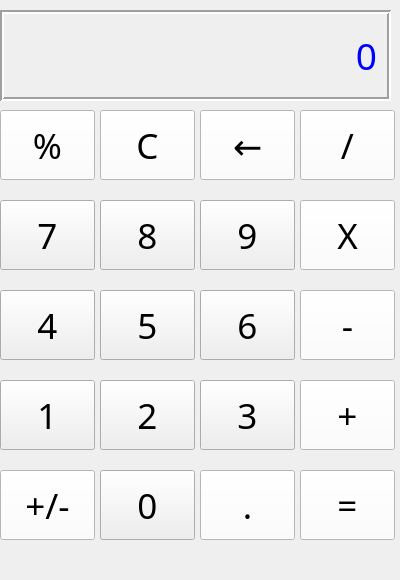
<?xml version="1.0" encoding="UTF-8"?>
<ui version="4.0">
 <class>MainWindow</class>
 <widget class="QMainWindow" name="MainWindow">
  <property name="geometry">
   <rect>
    <x>0</x>
    <y>0</y>
    <width>400</width>
    <height>580</height>
   </rect>
  </property>
  <property name="minimumSize">
   <size>
    <width>400</width>
    <height>580</height>
   </size>
  </property>
  <property name="maximumSize">
   <size>
    <width>400</width>
    <height>600</height>
   </size>
  </property>
  <property name="font">
   <font>
    <weight>50</weight>
    <bold>false</bold>
   </font>
  </property>
  <property name="windowTitle">
   <string>Hesap Makinesi</string>
  </property>
  <widget class="QWidget" name="centralwidget">
   <widget class="QLabel" name="sonuc">
    <property name="geometry">
     <rect>
      <x>0</x>
      <y>10</y>
      <width>391</width>
      <height>91</height>
     </rect>
    </property>
    <property name="font">
     <font>
      <family>MV Boli</family>
      <pointsize>28</pointsize>
      <weight>50</weight>
      <bold>false</bold>
     </font>
    </property>
    <property name="styleSheet">
     <string notr="true">color: rgb(0, 0, 255);</string>
    </property>
    <property name="frameShape">
     <enum>QFrame::Box</enum>
    </property>
    <property name="frameShadow">
     <enum>QFrame::Sunken</enum>
    </property>
    <property name="lineWidth">
     <number>2</number>
    </property>
    <property name="text">
     <string>0</string>
    </property>
    <property name="alignment">
     <set>Qt::AlignRight|Qt::AlignTrailing|Qt::AlignVCenter</set>
    </property>
    <property name="margin">
     <number>10</number>
    </property>
   </widget>
   <widget class="QPushButton" name="yuzde">
    <property name="geometry">
     <rect>
      <x>0</x>
      <y>110</y>
      <width>95</width>
      <height>70</height>
     </rect>
    </property>
    <property name="minimumSize">
     <size>
      <width>95</width>
      <height>70</height>
     </size>
    </property>
    <property name="maximumSize">
     <size>
      <width>95</width>
      <height>70</height>
     </size>
    </property>
    <property name="font">
     <font>
      <family>MV Boli</family>
      <pointsize>26</pointsize>
     </font>
    </property>
    <property name="styleSheet">
     <string notr="true">background-color: rgb(255, 255, 255);</string>
    </property>
    <property name="text">
     <string>%</string>
    </property>
   </widget>
   <widget class="QPushButton" name="silme">
    <property name="geometry">
     <rect>
      <x>100</x>
      <y>110</y>
      <width>95</width>
      <height>70</height>
     </rect>
    </property>
    <property name="minimumSize">
     <size>
      <width>95</width>
      <height>70</height>
     </size>
    </property>
    <property name="maximumSize">
     <size>
      <width>95</width>
      <height>70</height>
     </size>
    </property>
    <property name="font">
     <font>
      <family>MV Boli</family>
      <pointsize>26</pointsize>
     </font>
    </property>
    <property name="styleSheet">
     <string notr="true">background-color: rgb(255, 255, 255);</string>
    </property>
    <property name="text">
     <string>C</string>
    </property>
   </widget>
   <widget class="QPushButton" name="geri">
    <property name="geometry">
     <rect>
      <x>200</x>
      <y>110</y>
      <width>95</width>
      <height>70</height>
     </rect>
    </property>
    <property name="minimumSize">
     <size>
      <width>95</width>
      <height>70</height>
     </size>
    </property>
    <property name="maximumSize">
     <size>
      <width>95</width>
      <height>70</height>
     </size>
    </property>
    <property name="font">
     <font>
      <family>MV Boli</family>
      <pointsize>26</pointsize>
     </font>
    </property>
    <property name="styleSheet">
     <string notr="true">background-color: rgb(255, 255, 255);</string>
    </property>
    <property name="text">
     <string>←</string>
    </property>
   </widget>
   <widget class="QPushButton" name="bolme">
    <property name="geometry">
     <rect>
      <x>300</x>
      <y>110</y>
      <width>95</width>
      <height>70</height>
     </rect>
    </property>
    <property name="minimumSize">
     <size>
      <width>95</width>
      <height>70</height>
     </size>
    </property>
    <property name="maximumSize">
     <size>
      <width>95</width>
      <height>70</height>
     </size>
    </property>
    <property name="font">
     <font>
      <family>MV Boli</family>
      <pointsize>26</pointsize>
     </font>
    </property>
    <property name="styleSheet">
     <string notr="true">background-color: rgb(255, 255, 255);</string>
    </property>
    <property name="text">
     <string>/</string>
    </property>
   </widget>
   <widget class="QPushButton" name="bir">
    <property name="geometry">
     <rect>
      <x>0</x>
      <y>380</y>
      <width>95</width>
      <height>70</height>
     </rect>
    </property>
    <property name="minimumSize">
     <size>
      <width>95</width>
      <height>70</height>
     </size>
    </property>
    <property name="maximumSize">
     <size>
      <width>95</width>
      <height>70</height>
     </size>
    </property>
    <property name="font">
     <font>
      <family>MV Boli</family>
      <pointsize>26</pointsize>
     </font>
    </property>
    <property name="text">
     <string>1</string>
    </property>
   </widget>
   <widget class="QPushButton" name="dort">
    <property name="geometry">
     <rect>
      <x>0</x>
      <y>290</y>
      <width>95</width>
      <height>70</height>
     </rect>
    </property>
    <property name="minimumSize">
     <size>
      <width>95</width>
      <height>70</height>
     </size>
    </property>
    <property name="maximumSize">
     <size>
      <width>95</width>
      <height>70</height>
     </size>
    </property>
    <property name="font">
     <font>
      <family>MV Boli</family>
      <pointsize>26</pointsize>
     </font>
    </property>
    <property name="text">
     <string>4</string>
    </property>
   </widget>
   <widget class="QPushButton" name="yedi">
    <property name="geometry">
     <rect>
      <x>0</x>
      <y>200</y>
      <width>95</width>
      <height>70</height>
     </rect>
    </property>
    <property name="minimumSize">
     <size>
      <width>95</width>
      <height>70</height>
     </size>
    </property>
    <property name="maximumSize">
     <size>
      <width>95</width>
      <height>70</height>
     </size>
    </property>
    <property name="font">
     <font>
      <family>MV Boli</family>
      <pointsize>26</pointsize>
     </font>
    </property>
    <property name="text">
     <string>7</string>
    </property>
   </widget>
   <widget class="QPushButton" name="isaret">
    <property name="geometry">
     <rect>
      <x>0</x>
      <y>470</y>
      <width>95</width>
      <height>70</height>
     </rect>
    </property>
    <property name="minimumSize">
     <size>
      <width>95</width>
      <height>70</height>
     </size>
    </property>
    <property name="maximumSize">
     <size>
      <width>95</width>
      <height>70</height>
     </size>
    </property>
    <property name="font">
     <font>
      <family>MV Boli</family>
      <pointsize>26</pointsize>
     </font>
    </property>
    <property name="styleSheet">
     <string notr="true">background-color: rgb(255, 255, 255);</string>
    </property>
    <property name="text">
     <string>+/-</string>
    </property>
   </widget>
   <widget class="QPushButton" name="iki">
    <property name="geometry">
     <rect>
      <x>100</x>
      <y>380</y>
      <width>95</width>
      <height>70</height>
     </rect>
    </property>
    <property name="minimumSize">
     <size>
      <width>95</width>
      <height>70</height>
     </size>
    </property>
    <property name="maximumSize">
     <size>
      <width>95</width>
      <height>70</height>
     </size>
    </property>
    <property name="font">
     <font>
      <family>MV Boli</family>
      <pointsize>26</pointsize>
     </font>
    </property>
    <property name="text">
     <string>2</string>
    </property>
   </widget>
   <widget class="QPushButton" name="sekiz">
    <property name="geometry">
     <rect>
      <x>100</x>
      <y>200</y>
      <width>95</width>
      <height>70</height>
     </rect>
    </property>
    <property name="minimumSize">
     <size>
      <width>95</width>
      <height>70</height>
     </size>
    </property>
    <property name="maximumSize">
     <size>
      <width>95</width>
      <height>70</height>
     </size>
    </property>
    <property name="font">
     <font>
      <family>MV Boli</family>
      <pointsize>26</pointsize>
     </font>
    </property>
    <property name="text">
     <string>8</string>
    </property>
   </widget>
   <widget class="QPushButton" name="bes">
    <property name="geometry">
     <rect>
      <x>100</x>
      <y>290</y>
      <width>95</width>
      <height>70</height>
     </rect>
    </property>
    <property name="minimumSize">
     <size>
      <width>95</width>
      <height>70</height>
     </size>
    </property>
    <property name="maximumSize">
     <size>
      <width>95</width>
      <height>70</height>
     </size>
    </property>
    <property name="font">
     <font>
      <family>MV Boli</family>
      <pointsize>26</pointsize>
     </font>
    </property>
    <property name="text">
     <string>5</string>
    </property>
   </widget>
   <widget class="QPushButton" name="sifir">
    <property name="geometry">
     <rect>
      <x>100</x>
      <y>470</y>
      <width>95</width>
      <height>70</height>
     </rect>
    </property>
    <property name="minimumSize">
     <size>
      <width>95</width>
      <height>70</height>
     </size>
    </property>
    <property name="maximumSize">
     <size>
      <width>95</width>
      <height>70</height>
     </size>
    </property>
    <property name="font">
     <font>
      <family>MV Boli</family>
      <pointsize>26</pointsize>
     </font>
    </property>
    <property name="text">
     <string>0</string>
    </property>
   </widget>
   <widget class="QPushButton" name="uc">
    <property name="geometry">
     <rect>
      <x>200</x>
      <y>380</y>
      <width>95</width>
      <height>70</height>
     </rect>
    </property>
    <property name="minimumSize">
     <size>
      <width>95</width>
      <height>70</height>
     </size>
    </property>
    <property name="maximumSize">
     <size>
      <width>95</width>
      <height>70</height>
     </size>
    </property>
    <property name="font">
     <font>
      <family>MV Boli</family>
      <pointsize>26</pointsize>
     </font>
    </property>
    <property name="text">
     <string>3</string>
    </property>
   </widget>
   <widget class="QPushButton" name="dokuz">
    <property name="geometry">
     <rect>
      <x>200</x>
      <y>200</y>
      <width>95</width>
      <height>70</height>
     </rect>
    </property>
    <property name="minimumSize">
     <size>
      <width>95</width>
      <height>70</height>
     </size>
    </property>
    <property name="maximumSize">
     <size>
      <width>95</width>
      <height>70</height>
     </size>
    </property>
    <property name="font">
     <font>
      <family>MV Boli</family>
      <pointsize>26</pointsize>
     </font>
    </property>
    <property name="text">
     <string>9</string>
    </property>
   </widget>
   <widget class="QPushButton" name="alti">
    <property name="geometry">
     <rect>
      <x>200</x>
      <y>290</y>
      <width>95</width>
      <height>70</height>
     </rect>
    </property>
    <property name="minimumSize">
     <size>
      <width>95</width>
      <height>70</height>
     </size>
    </property>
    <property name="maximumSize">
     <size>
      <width>95</width>
      <height>70</height>
     </size>
    </property>
    <property name="font">
     <font>
      <family>MV Boli</family>
      <pointsize>26</pointsize>
     </font>
    </property>
    <property name="text">
     <string>6</string>
    </property>
   </widget>
   <widget class="QPushButton" name="cikarma">
    <property name="geometry">
     <rect>
      <x>300</x>
      <y>290</y>
      <width>95</width>
      <height>70</height>
     </rect>
    </property>
    <property name="minimumSize">
     <size>
      <width>95</width>
      <height>70</height>
     </size>
    </property>
    <property name="maximumSize">
     <size>
      <width>95</width>
      <height>70</height>
     </size>
    </property>
    <property name="font">
     <font>
      <family>MV Boli</family>
      <pointsize>26</pointsize>
     </font>
    </property>
    <property name="styleSheet">
     <string notr="true">background-color: rgb(255, 255, 255);</string>
    </property>
    <property name="text">
     <string>-</string>
    </property>
   </widget>
   <widget class="QPushButton" name="toplama">
    <property name="geometry">
     <rect>
      <x>300</x>
      <y>380</y>
      <width>95</width>
      <height>70</height>
     </rect>
    </property>
    <property name="minimumSize">
     <size>
      <width>95</width>
      <height>70</height>
     </size>
    </property>
    <property name="maximumSize">
     <size>
      <width>95</width>
      <height>70</height>
     </size>
    </property>
    <property name="font">
     <font>
      <family>MV Boli</family>
      <pointsize>26</pointsize>
     </font>
    </property>
    <property name="styleSheet">
     <string notr="true">background-color: rgb(255, 255, 255);</string>
    </property>
    <property name="text">
     <string>+</string>
    </property>
   </widget>
   <widget class="QPushButton" name="esittir">
    <property name="geometry">
     <rect>
      <x>300</x>
      <y>470</y>
      <width>95</width>
      <height>70</height>
     </rect>
    </property>
    <property name="minimumSize">
     <size>
      <width>95</width>
      <height>70</height>
     </size>
    </property>
    <property name="maximumSize">
     <size>
      <width>95</width>
      <height>70</height>
     </size>
    </property>
    <property name="font">
     <font>
      <family>MV Boli</family>
      <pointsize>26</pointsize>
     </font>
    </property>
    <property name="styleSheet">
     <string notr="true">background-color: rgb(255, 255, 255);</string>
    </property>
    <property name="text">
     <string>=</string>
    </property>
   </widget>
   <widget class="QPushButton" name="carpma">
    <property name="geometry">
     <rect>
      <x>300</x>
      <y>200</y>
      <width>95</width>
      <height>70</height>
     </rect>
    </property>
    <property name="minimumSize">
     <size>
      <width>95</width>
      <height>70</height>
     </size>
    </property>
    <property name="maximumSize">
     <size>
      <width>95</width>
      <height>70</height>
     </size>
    </property>
    <property name="font">
     <font>
      <family>MV Boli</family>
      <pointsize>26</pointsize>
     </font>
    </property>
    <property name="styleSheet">
     <string notr="true">background-color: rgb(255, 255, 255);</string>
    </property>
    <property name="text">
     <string>X</string>
    </property>
   </widget>
   <widget class="QPushButton" name="nokta">
    <property name="geometry">
     <rect>
      <x>200</x>
      <y>470</y>
      <width>95</width>
      <height>70</height>
     </rect>
    </property>
    <property name="minimumSize">
     <size>
      <width>95</width>
      <height>70</height>
     </size>
    </property>
    <property name="maximumSize">
     <size>
      <width>95</width>
      <height>70</height>
     </size>
    </property>
    <property name="font">
     <font>
      <family>MV Boli</family>
      <pointsize>26</pointsize>
     </font>
    </property>
    <property name="styleSheet">
     <string notr="true">background-color: rgb(255, 255, 255);</string>
    </property>
    <property name="text">
     <string>.</string>
    </property>
   </widget>
  </widget>
 </widget>
 <resources/>
 <connections/>
</ui>
